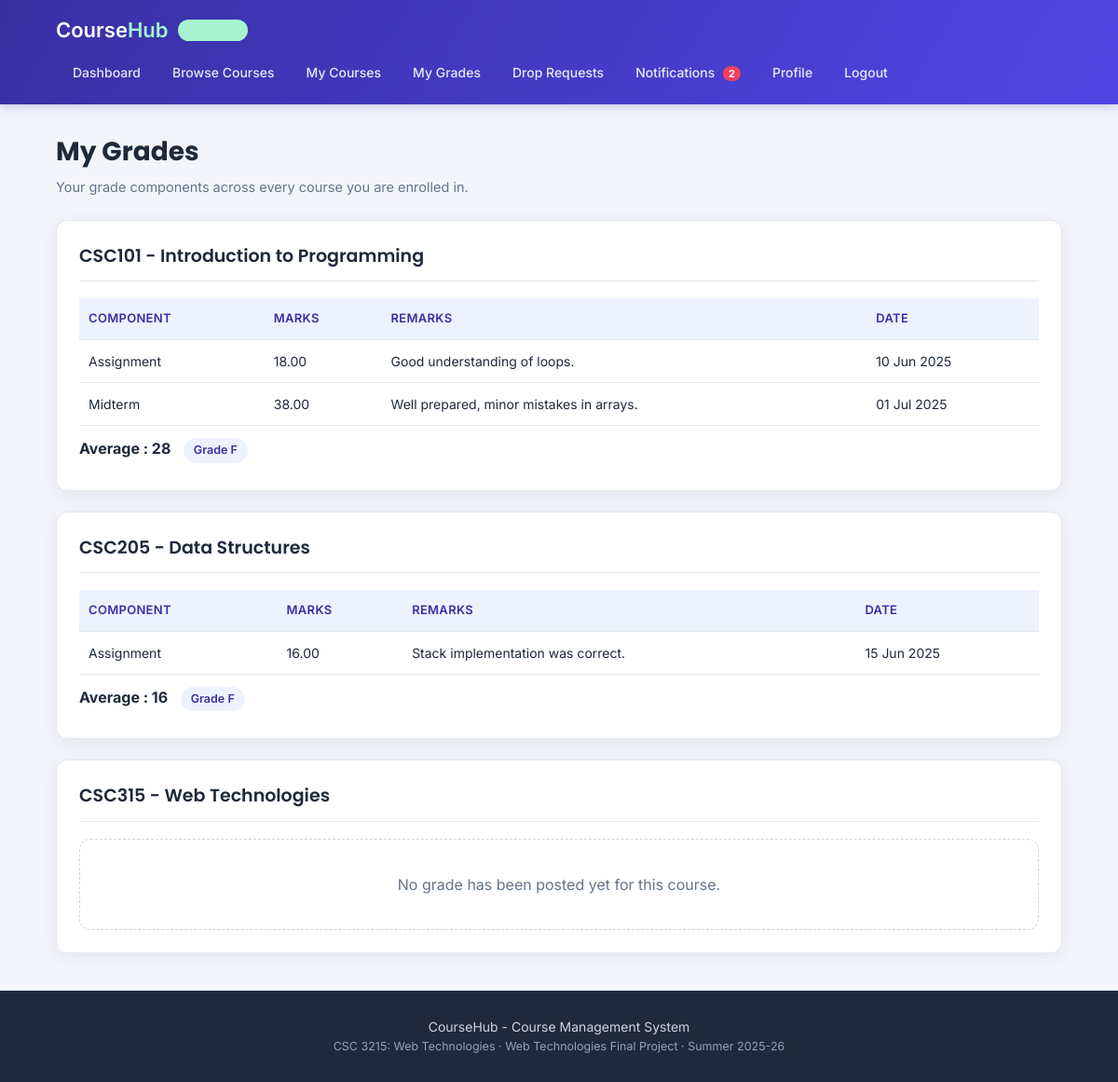
The app's page /grades.php (signed in) with its own data.
### tables this page shows
CREATE TABLE courses (
    course_id     INT AUTO_INCREMENT PRIMARY KEY,
    course_code   VARCHAR(20)  NOT NULL UNIQUE,
    title         VARCHAR(150) NOT NULL,
    description   TEXT,
    credit_hour   DECIMAL(2,1) NOT NULL DEFAULT 3.0,
    teacher_id    INT DEFAULT NULL,
    capacity      INT NOT NULL DEFAULT 40,
    course_status VARCHAR(20) DEFAULT 'active',
    created_at    DATE,
    FOREIGN KEY (teacher_id) REFERENCES users(user_id) ON DELETE SET NULL
);

CREATE TABLE grades (
    grade_id    INT AUTO_INCREMENT PRIMARY KEY,
    student_id  INT NOT NULL,
    course_id   INT NOT NULL,
    component   VARCHAR(50) NOT NULL,
    marks       DECIMAL(5,2) NOT NULL,
    remarks     VARCHAR(255),
    graded_at   DATE,
    UNIQUE (student_id, course_id, component),
    FOREIGN KEY (student_id) REFERENCES users(user_id)     ON DELETE CASCADE,
    FOREIGN KEY (course_id)  REFERENCES courses(course_id) ON DELETE CASCADE
);

### check_login.php (called while the page is built, shortened)
<?php
$me = getUser($conn, $_SESSION["user_id"]);
?>

### grades.php (the view, shortened to what this page needs)
<?php
require_once "config.php";
require_once "functions.php";
require_once "check_login.php";
if ($me["role"] == "student") {
    $stmt = $conn->prepare("SELECT c.course_id, c.course_code, c.title
                            FROM enrollments e JOIN courses c ON e.course_id = c.course_id
                            WHERE e.student_id = ? AND e.enroll_status = 'enrolled'
                            ORDER BY c.course_code ASC");
    $stmt->bind_param("i", $me["user_id"]);
    $stmt->execute();
    $courses = $stmt->get_result();
    include "header.php";
    ?>
    <div class="page">
        <h1>My Grades</h1>
        <p class="page-info">Your grade components across every course you are enrolled in.</p>
        <?php if ($courses->num_rows == 0) { ?>
            <div class="empty">You are not enrolled in any course yet.</div>
        <?php } else { while ($course = $courses->fetch_assoc()) {
            $gstmt = $conn->prepare("SELECT * FROM grades WHERE student_id = ? AND course_id = ? ORDER BY grade_id");
            $gstmt->bind_param("ii", $me["user_id"], $course["course_id"]);
            $gstmt->execute();
            $grades = $gstmt->get_result();
            $total = 0;
            $count = 0;
            $rows  = array();
            while ($g = $grades->fetch_assoc()) {
                $rows[] = $g;
                $total  = $total + $g["marks"];
                $count  = $count + 1;
            }
            $average = $count > 0 ? round($total / $count, 2) : 0;
            ?>
            <div class="box">
                <h2 class="box-title">
                    <?php echo htmlspecialchars($course["course_code"]); ?> - <?php echo htmlspecialchars($course["title"]); ?>
                </h2>
                <?php if (count($rows) == 0) { ?>
                    <div class="empty">No grade has been posted yet for this course.</div>
                <?php } else { ?>
                    <table>
                        <tr><th>Component</th><th>Marks</th><th>Remarks</th><th>Date</th></tr>
                        <?php foreach ($rows as $g) { ?>
                            <tr>
                                <td><?php echo htmlspecialchars($g["component"]); ?></td>
                                <td><?php echo $g["marks"]; ?></td>
                                <td><?php echo htmlspecialchars($g["remarks"]); ?></td>
                                <td><?php echo showDate($g["graded_at"]); ?></td>
                            </tr>
                        <?php } ?>
                    </table>
                    <p style="margin-top:12px">
                        <b>Average : <?php echo $average; ?></b> &nbsp;
                        <span class="tag tag-blue">Grade <?php echo markToLetter($average); ?></span>
                    </p>
                <?php } ?>
            </div>
        <?php } } ?>
    </div>
    <?php include "footer.php"; exit(); ?>
<?php
}
include "header.php";
?>
<?php
include "footer.php";
?>

### style.css (style rules this page uses)
:root { --primary: #4f46e5; --primary-dark: #3730a3; --primary-light:#eef2ff; --accent: #14b8a6; --accent-dark: #0f766e; --ink: #1e293b; --ink-light: #64748b; --bg: #f4f5fb; --white: #ffffff; --border: #e2e8f0; --green: #16a34a; --green-bg: #dcfce7; --orange: #d97706; --orange-bg: #fef3c7; --red: #dc2626; --red-bg: #fee2e2; --radius: 12px; --shadow: 0 4px 18px rgba(30, 41, 59, 0.07); --shadow-hover: 0 8px 26px rgba(30, 41, 59, 0.12); }
* { margin:0; padding:0; box-sizing:border-box; font-family:'Inter', Arial, Helvetica, sans-serif; }
h1, h2, h3, .logo { font-family:'Poppins', Arial, Helvetica, sans-serif; }
body { background:var(--bg); color:var(--ink); line-height:1.5; }
.page { width:1080px; max-width:94%; margin:30px auto; }
h1 { color:var(--ink); margin-bottom:6px; font-weight:700; font-size:28px; }
h2 { color:var(--ink); font-weight:600; }
.page-info { color:var(--ink-light); font-size:14.5px; margin-bottom:24px; }
.box { background:var(--white); padding:24px; border-radius:var(--radius); box-shadow:var(--shadow); margin-bottom:22px; border:1px solid var(--border); }
.box-title { border-bottom:1px solid var(--border); padding-bottom:12px; margin-bottom:18px; font-size:19px; }
table { width:100%; border-collapse:collapse; margin-top:12px; font-size:14px; }
th, td { border-bottom:1px solid var(--border); padding:12px 10px; text-align:left; }
th { background:var(--primary-light); color:var(--primary-dark); font-weight:600; font-size:13px; text-transform:uppercase; letter-spacing:0.3px; }
.tag { display:inline-block; background:#eef1f7; color:var(--ink); padding:4px 11px; border-radius:20px; font-size:12.5px; font-weight:600; margin-right:5px; margin-bottom:5px; }
.tag-blue { background:var(--primary-light); color:var(--primary-dark); }
.empty { background:var(--white); border:1.5px dashed #cbd5e1; border-radius:var(--radius); padding:36px; text-align:center; color:var(--ink-light); }

### records on screen
courses: course_code "CSC101", title "Introduction to Programming", average "28", average "F"
grades: component "Assignment", marks "18.00", remarks "Good understanding of loops.", graded_at "10 Jun 2025"
grades: component "Midterm", marks "38.00", remarks "Well prepared, minor mistakes in arrays.", graded_at "01 Jul 2025"
courses: course_code "CSC205", title "Data Structures", average "16", average "F"
grades: component "Assignment", marks "16.00", remarks "Stack implementation was correct.", graded_at "15 Jun 2025"
courses: course_code "CSC315", title "Web Technologies", shows "No grade has been posted yet for this course."

### other values on screen
$unread "2"
